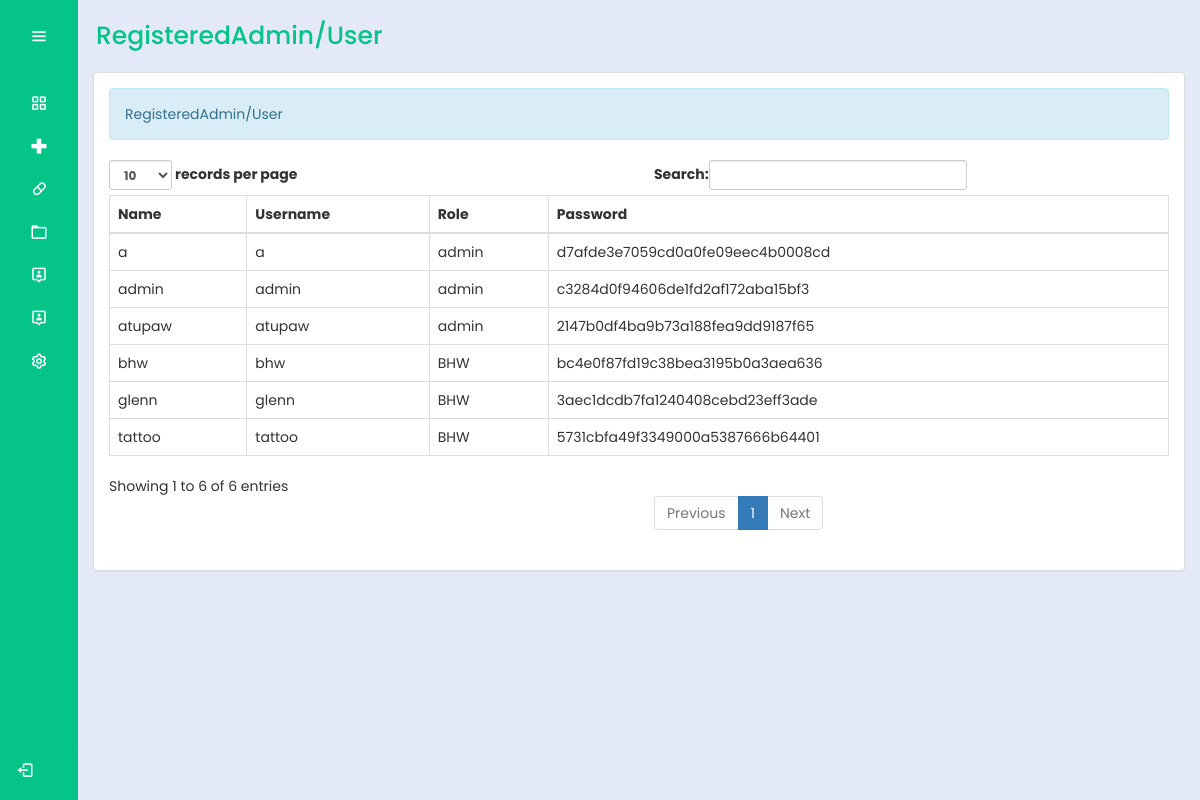
Screenshot of /admin/RegisteredUserAdmin.php (signed in) with the database file from the repository.
### tables this page shows
CREATE TABLE `users` (
  `id` int(11) NOT NULL,
  `username` varchar(255) NOT NULL,
  `password` varchar(255) NOT NULL,
  `name` varchar(255) NOT NULL,
  `usertype` int(2) NOT NULL
);

### admin/RegisteredUserAdmin.php (the view, shortened to what this page needs)
<?php
@include "../connection/connect.php";
if(isset($_SESSION['user_data'])){
?>
<!DOCTYPE html>
<html lang="en">
<head>
  <link rel="stylesheet" href="../cssmainmenu/style.css">
  <link href='https://unpkg.com/boxicons@2.1.4/css/boxicons.min.css' rel='stylesheet'>
  <link rel = "stylesheet" type = "text/css" href = "../css/bootstrap.css " />
		<link rel = "stylesheet" type = "text/css" href = "../css/style.css" />
</head>
<body>
  <div class="sidebar">
    <div class="logo_details">
      <i class="bx bx-menu" id="btn"></i>
    </div>
    <ul class="nav-list">
      <li>
        <a href="Dashboard.php">
          <i class="bx bx-grid-alt"></i>
        </a>
      </li>
      <li>
        <a href="medicinerecords.php">
          <i class="bx bx-plus-medical"></i>
        </a>
      </li>
      <li>
        <a href="Contraceptives.php">
          <i class="bx bx-capsule"></i>
        </a>
      </li>
      <li>
        <a href="records.php">
          <i class="bx bx-folder"></i>
        </a>
      </li>
      <li>
        <a href="RegisteredUserAdmin.php">
          <i class="bx bx-user-pin"></i>
        </a>
      </li>
      <li>
          <a href="account.php">
            <i class="bx bx-user-pin"></i>
          </a>
        </li>
      <li>
        <a href="settings.php">
          <i class="bx bx-cog"></i>
        </a>
      </li>
      <li class="profile">
          <div class="profile_details">
        <div class="profile_content">
        <div class="name"><?php echo $_SESSION['user_data']['name']; ?></div>
        </div>
    </div>
  <a href="../logout.php" id="log_out">
    <i class="bx bx-log-out"></i>
  </a>
  </li>
    </ul>
  </div>
  <section class="home-section">
    <div class="text">RegisteredAdmin/User</div>
	<div class="container-fluid">
		<div class="panel panel-default">
			<div class="panel-body">
      <div class = "alert alert-info">RegisteredAdmin/User</div>
      <table id = "table" class = "table table-bordered">
					<thead>
						<tr>
							<th>Name</th>
							<th>Username</th>
							<th>Role</th>
							<th>Password</th>
						</tr>
					</thead>
					<tbody>
					<?php
$query = $conn->query("SELECT * FROM users WHERE usertype = 1 OR usertype = 2;") or die(mysqli_error($conn));
while ($fetch = $query->fetch_array()) {
    ?>
    <tr>
        <td><?php echo $fetch['username'] ?></td>
        <td><?php echo $fetch['name'] ?></td>
        <td>
            <?php
            if ($fetch['usertype'] == 1) {
                echo 'admin';
            } elseif ($fetch['usertype'] == 2) {
                echo 'BHW';
            }
            ?>
        </td>
        <td><?php echo md5($fetch['password']) ?></td>
    </tr>
    <?php
}
?>
					</tbody>
				</table>
			</div>
		</div>
    </div>
    </section>
</body>
</html>
<?php
}
else{
	header("Location:.././index.php?error=UnAuthorized Access");
}

### cssmainmenu/style.css (style rules this page uses)
:root { --color-default: #04c487; --color-second:#04c487; --color-white:#fff; --color-body:#e4e9f7; --color-light:#e0e0e0; }
* { padding: 0%; margin: 0%; box-sizing: border-box; font-family: 'Poppins', sans-serif; }
body { min-height: 100vh; }
.sidebar { min-height: 100vh; width: 78px; padding: 6px 14px; z-index: 99; background-color: var(--color-default); transition: all .5s ease; position: fixed; top:0; left: 0; }
.sidebar .logo_details { height: 60px; display: flex; align-items: center; position: relative; }
.sidebar .logo_details #btn { position: absolute; top:50%; right: 0; transform: translateY(-50%); font-size: 20px; text-align: center; cursor: pointer; transition: all .5s ease; }
.sidebar i { color:var(--color-white); height: 60px; line-height: 60px; min-width: 50px; font-size: 25px; text-align: center; }
.sidebar .nav-list { margin-top: 20px; height: 100%; }
.sidebar li { position: relative; margin:8px 0; list-style: none; }
.sidebar li a { display: flex; height: 100%; width: 100%; align-items: center; text-decoration: none; background-color: var(--color-default); position: relative; transition: all .5s ease; z-index: 12; }
.sidebar li a::after { content: ""; position: absolute; width: 100%; height: 100%; transform: scaleX(0); background-color: var(--color-white); border-radius: 5px; transition: transform 0.3s ease-in-out; transform-origin: left; z-index: -2; }
.sidebar li i { height: 35px; line-height: 35px; font-size: 18px; border-radius: 5px; }
.sidebar li.profile { position: fixed; height: 60px; width: 78px; left: 0; bottom:-8px; padding:10px 14px; overflow: hidden; transition: all .5s ease; }
.sidebar .profile .profile_details { display: flex; align-items: center; flex-wrap: nowrap; }
.sidebar li.profile .name, .sidebar li.profile .designation { font-size: 15px; font-weight: 400; color:var(--color-white); white-space: nowrap; }
.sidebar .profile #log_out { position: absolute; top:50%; right: 0; transform: translateY(-50%); background-color: var(--color-second); width: 100%; height: 60px; line-height: 60px; border-radius: 5px; cursor: pointer; transition: all 0.5s ease; }
.home-section { position: relative; background-color: var(--color-body); min-height: 100vh; top:0; left:78px; width: calc(100% - 78px); transition: all .5s ease; z-index: 2; }
.home-section .text { display: inline-block; color:var(--color-default); font-size: 25px; font-weight: 500; margin: 18px; }

### rows the page displays
users: username "admin", name "admin", usertype "admin", password "c3284d0f94606de1fd2af172aba15bf3"
users: username "bhw", name "bhw", usertype "BHW", password "bc4e0f87fd19c38bea3195b0a3aea636"
users: username "glenn", name "glenn", usertype "BHW", password "3aec1dcdb7fa1240408cebd23eff3ade"
users: username "atupaw", name "atupaw", usertype "admin", password "2147b0df4ba9b73a188fea9dd9187f65"
users: username "a", name "a", usertype "admin", password "d7afde3e7059cd0a0fe09eec4b0008cd"
users: username "tattoo", name "tattoo", usertype "BHW", password "5731cbfa49f3349000a5387666b64401"
